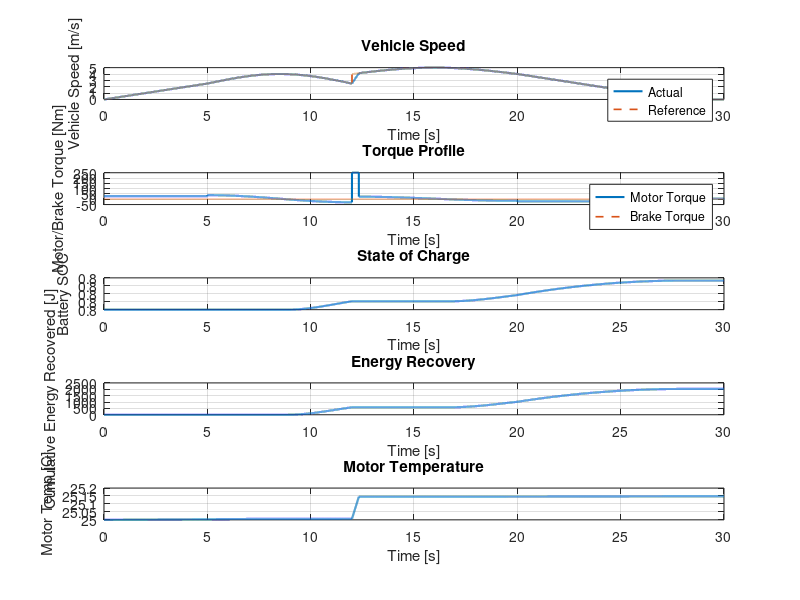
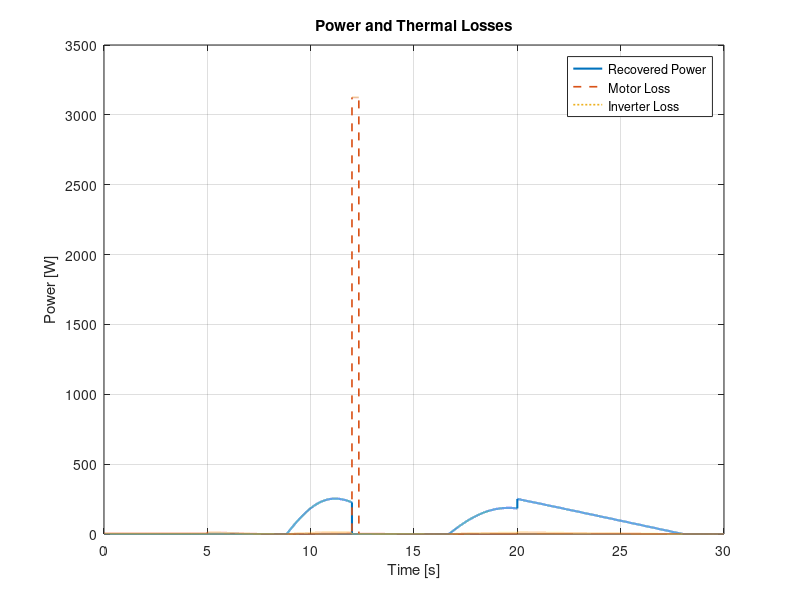

These charts were generated, in order, by the following MATLAB code:
%%  Regenerative Braking Simulation — Enhanced Realistic Model


clear; close all; clc;


%%  Vehicle Parameters
m       = 1500;      
r_wheel = 0.3;         % Wheel radius 
g       = 9.81;        
Cd      = 0.32;        %  Aerodynamic drag coefficient
A       = 2.2;         
rho_air = 1.225;       % Air  density 
Cr      = 0.01;        %   Rolling resistance coefficient
theta   = 0;           % Road slope ]
gear_ratio = 9;        % Gear reduction ratio



%% Motor Parameters 
p        = 4;          % Pole pairs
Rs       = 0.03;       % Stator resistance 
Ld       = 0.0006;     % d-axis inductance 
Lq       = 0.0007;     % q-axis inductance 
lambda_m = 0.015;      % Permanent magnet flux 
Iq_max   = 180;        % Max q-axis current 
Id_max   = 50;         % Max  d-axis current 
Te_max   = 250;        % Max motor torque 
eta_motor = 0.95;      % Motor eff
m_motor   = 15;        % Motor mass for thermal mod
c_motor   = 500;       %  Specific heat cap
T_motor0  = 25;        % Initial motor temp 



%% Battery Parameters 
V_nom    = 300;       
C_batt   = 50;         % Cap Ah
SOC      = 0.8;        % Ini SOC
SOC_min  = 0.2;        
SOC_max  = 1.0;        
I_max    = 100;        
eta_batt = 0.9;        % Bat effi
eta_inv  = 0.95;       % Inverter eff
R_batt   = 0.05;       % Internal battery resistance 



%% Simulation Parameters 
fsim = 1000;         
dt   = 1/fsim;         
Tsim = 30;              
time = 0:dt:Tsim;
N    = length(time);



%%  Drive Cycle 
% WLTP-like realistic cycle (simplified approximation)
V_ref = zeros(1,N);
for k = 1:N
    t = time(k);
    if t < 5
        V_ref(k) = 0.5*t;          % Accelerate to 2.5 m/s
    elseif t < 12
        V_ref(k) = 2.5 + 1.5*sin(pi*(t-5)/7); % Moderate speed variations
    elseif t < 20
        V_ref(k) = 4 + 1*sin(pi*(t-12)/8);    % Cruise / small oscillations
    else
        V_ref(k) = max(0,4 - 0.5*(t-20));    % Deceleration
    end
end
V_max = max(V_ref);



%%  Preallocate Variables 
v      = zeros(1,N);   
omega  = zeros(1,N);   
Te     = zeros(1,N);   
Tb     = zeros(1,N);   
P_rec  = zeros(1,N);   
SOC_t  = zeros(1,N);   
E_rec  = zeros(1,N);   
P_loss_motor = zeros(1,N); 
P_loss_inv   = zeros(1,N); 
T_motor      = T_motor0*ones(1,N); 

v(1)     = V_ref(1); 
SOC_t(1) = SOC;



%%  Simulation Loop 
for k = 1:N-1
    
    %% Vehicle acceleration
    a_des = (V_ref(k+1) - v(k))/dt;
    
    %% Resistive forces
    F_roll = m*g*Cr*cos(theta);
    F_slope = m*g*sin(theta);
    F_drag = 0.5*rho_air*Cd*A*v(k)^2;
    
    %% Required wheel torque
    F_req = m*a_des + F_roll + F_drag + F_slope;
    Te_req = F_req * r_wheel / gear_ratio;
    
    %% Braking Control
    if Te_req < 0
        % Regenerative braking
        Te_m = max(Te_req, -Te_max);
        Tb_m = max(0, abs(Te_req) - abs(Te_m)); % Mechanical supplement
    else
        Te_m = min(Te_req, Te_max);
        Tb_m = 0;
    end
    
    %%  Motor Dynamics
    omega(k+1) = v(k)/r_wheel * gear_ratio; 
    Te(k) = Te_m;
    Tb(k) = Tb_m;
    
    % Electrical currents 
    Iq = Te_m / (1.5 * p * lambda_m); 
    Iq = max(min(Iq, Iq_max), -Iq_max);
    
    %%  Battery Voltage & SOC 
    V_batt = V_nom - Iq*R_batt; % SOC-dependent voltage
    if Te_m < 0
        Pelec = -Te_m*v(k)/(r_wheel*eta_inv); 
        Pelec = Pelec*eta_batt;
        Pelec = min(Pelec, I_max*V_batt); % Charge current limit
        P_rec(k) = Pelec;
        
        SOC_t(k+1) = SOC_t(k) + Pelec*dt/(C_batt*3600*V_batt);
        SOC_t(k+1) = min(max(SOC_t(k+1), SOC_min), SOC_max);
        E_rec(k+1) = E_rec(k) + Pelec*dt;
    else
        Pelec = 0;
        SOC_t(k+1) = SOC_t(k);
        P_rec(k) = 0;
        E_rec(k+1) = E_rec(k);
    end
    
    %%  Thermal Losses 
    P_loss_motor(k) = (Te_m^2)/Te_max * (1-eta_motor)*abs(Te_m); 
    P_loss_inv(k)   = Pelec*(1-eta_inv); 
    
    % Motor temperature update
    T_motor(k+1) = T_motor(k) + P_loss_motor(k)*dt/(m_motor*c_motor);
    
    %% Vehicle Speed Update
    a_net = (Te_m + Tb_m)*gear_ratio/(m*r_wheel) - (F_roll + F_drag + F_slope)/m;
    v(k+1) = v(k) + a_net*dt;
end



%% Plots 
figure('Name','Regenerative Braking Simulation','Position',[100 100 1200 800]);

subplot(5,1,1);
plot(time,v,'LineWidth',1.5); hold on;
plot(time,V_ref,'--','LineWidth',1.2);
ylabel('Vehicle Speed [m/s]'); xlabel('Time [s]');
legend('Actual','Reference'); grid on; title('Vehicle Speed');

subplot(5,1,2);
plot(time,Te,'LineWidth',1.5); hold on;
plot(time,Tb,'--','LineWidth',1.2);
ylabel('Motor/Brake Torque [Nm]'); xlabel('Time [s]');
legend('Motor Torque','Brake Torque'); grid on; title('Torque Profile');

subplot(5,1,3);
plot(time,SOC_t,'LineWidth',1.5);
ylabel('Battery SOC'); xlabel('Time [s]'); grid on; title('State of Charge');

subplot(5,1,4);
plot(time,E_rec,'LineWidth',1.5);
ylabel('Cumulative Energy Recovered [J]'); xlabel('Time [s]');
grid on; title('Energy Recovery');

subplot(5,1,5);
plot(time,T_motor,'LineWidth',1.5); grid on;
ylabel('Motor Temp [C]'); xlabel('Time [s]'); title('Motor Temperature');

figure('Name','Power & Losses','Position',[100 100 1000 400]);
plot(time,P_rec,'LineWidth',1.5); hold on;
plot(time,P_loss_motor,'--','LineWidth',1.2);
plot(time,P_loss_inv,':','LineWidth',1.2);
ylabel('Power [W]'); xlabel('Time [s]');
legend('Recovered Power','Motor Loss','Inverter Loss'); grid on; title('Power and Thermal Losses');
